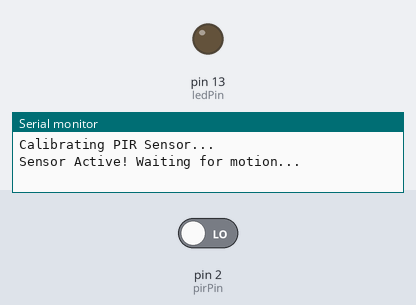
The sketch below on a simulated Arduino Uno, built with avr-gcc and run on an emulated ATmega328P. Parts: output pins drawn as LEDs (lit = HIGH), the last lines printed to the serial monitor. The inputs (shaded band) are chosen by the test bench; at power-on: pin 2 (pirPin) LOW.

Above: at 16.2 s.
16.3 s: pin 2 (pirPin) driven HIGH
At 17.5 s:
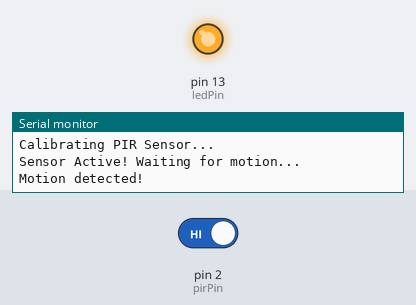
17.8 s: pin 2 (pirPin) driven LOW
At 18.6 s:
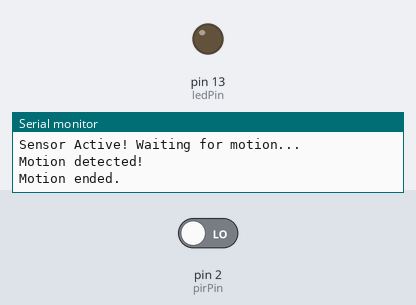
Timing chart, 0 to 20.8 s (numbered marks = the images above; inputs shaded):
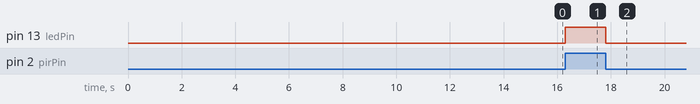

The sketch:

HC-SR501.ino
```cpp
// Define the pins for the PIR sensor and the LED
const int pirPin = 2;
const int ledPin = 13;

// Variables to keep track of the sensor state
int pirState = LOW;      // Start assuming no motion is detected
int val = 0;             // Variable to read the pin status

void setup() {
  pinMode(ledPin, OUTPUT);  // Initialize LED as an output
  pinMode(pirPin, INPUT);   // Initialize PIR sensor as an input

  Serial.begin(9600);       // Start the Serial Monitor

  // PIR sensors need about 10-60 seconds to "warm up" and calibrate
  // to the infrared signature of the room.
  Serial.println("Calibrating PIR Sensor...");
  delay(15000); // 15 second delay for calibration
  Serial.println("Sensor Active! Waiting for motion...");
}

void loop() {
  val = digitalRead(pirPin);  // Read the state of the PIR sensor

  // If the sensor is triggered (HIGH)
  if (val == HIGH) {
    digitalWrite(ledPin, HIGH); // Turn the LED ON

    // We only want to print to the serial monitor ONCE when motion starts
    if (pirState == LOW) {
      Serial.println("Motion detected!");
      pirState = HIGH; // Update the current state
    }
  }
  // If the sensor is quiet (LOW)
  else {
    digitalWrite(ledPin, LOW); // Turn the LED OFF

    // We only want to print ONCE when motion stops
    if (pirState == HIGH) {
      Serial.println("Motion ended.");
      pirState = LOW; // Update the current state
    }
  }
}
```

Measured:
- after the input at 16.3 s, pin 13 (ledPin): LOW → HIGH at once
- after the input at 17.8 s, pin 13 (ledPin): HIGH → LOW at once
